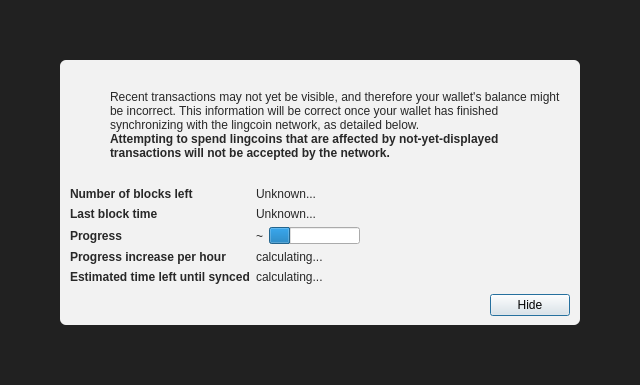
<?xml version="1.0" encoding="UTF-8"?>
<ui version="4.0">
 <class>ModalOverlay</class>
 <widget class="ModalOverlay" name="ModalOverlay">
  <property name="geometry">
   <rect>
    <x>0</x>
    <y>0</y>
    <width>640</width>
    <height>385</height>
   </rect>
  </property>
  <property name="windowTitle">
   <string>Form</string>
  </property>
  <layout class="QVBoxLayout" name="verticalLayout" stretch="0">
   <property name="sizeConstraint">
    <enum>QLayout::SetDefaultConstraint</enum>
   </property>
   <property name="leftMargin">
    <number>0</number>
   </property>
   <property name="topMargin">
    <number>0</number>
   </property>
   <property name="rightMargin">
    <number>0</number>
   </property>
   <property name="bottomMargin">
    <number>0</number>
   </property>
   <item>
    <widget class="QWidget" name="bgWidget" native="true">
     <property name="styleSheet">
      <string notr="true">#bgWidget { background: rgba(0,0,0,220); }</string>
     </property>
     <layout class="QVBoxLayout" name="verticalLayoutMain" stretch="1">
      <property name="leftMargin">
       <number>60</number>
      </property>
      <property name="topMargin">
       <number>60</number>
      </property>
      <property name="rightMargin">
       <number>60</number>
      </property>
      <property name="bottomMargin">
       <number>60</number>
      </property>
      <item>
       <widget class="QWidget" name="contentWidget" native="true">
        <property name="styleSheet">
         <string notr="true">#contentWidget { background: rgba(255,255,255,240); border-radius: 6px; }

QLabel { color: rgb(40,40,40);  }</string>
        </property>
        <layout class="QVBoxLayout" name="verticalLayoutSub" stretch="1,0,0,0">
         <property name="spacing">
          <number>0</number>
         </property>
         <property name="leftMargin">
          <number>10</number>
         </property>
         <property name="topMargin">
          <number>10</number>
         </property>
         <property name="rightMargin">
          <number>10</number>
         </property>
         <property name="bottomMargin">
          <number>10</number>
         </property>
         <item>
          <layout class="QHBoxLayout" name="horizontalLayoutIconText" stretch="0,1">
           <property name="topMargin">
            <number>20</number>
           </property>
           <item>
            <layout class="QVBoxLayout" name="verticalLayoutIcon">
             <property name="leftMargin">
              <number>0</number>
             </property>
             <item>
              <widget class="QPushButton" name="warningIcon">
               <property name="enabled">
                <bool>false</bool>
               </property>
               <property name="text">
                <string/>
               </property>
               <property name="icon">
                <iconset>
                 <normaloff>:/icons/warning</normaloff>
                 <disabledoff>:/icons/warning</disabledoff>:/icons/warning</iconset>
               </property>
               <property name="iconSize">
                <size>
                 <width>48</width>
                 <height>48</height>
                </size>
               </property>
               <property name="flat">
                <bool>true</bool>
               </property>
              </widget>
             </item>
             <item>
              <spacer name="verticalSpacerWarningIcon">
               <property name="orientation">
                <enum>Qt::Vertical</enum>
               </property>
               <property name="sizeHint" stdset="0">
                <size>
                 <width>20</width>
                 <height>40</height>
                </size>
               </property>
              </spacer>
             </item>
            </layout>
           </item>
           <item>
            <layout class="QVBoxLayout" name="verticalLayoutInfoText">
             <property name="leftMargin">
              <number>0</number>
             </property>
             <property name="topMargin">
              <number>0</number>
             </property>
             <item>
              <widget class="QLabel" name="infoText">
               <property name="text">
                <string>Recent transactions may not yet be visible, and therefore your wallet's balance might be incorrect. This information will be correct once your wallet has finished synchronizing with the lingcoin network, as detailed below.</string>
               </property>
               <property name="textFormat">
                <enum>Qt::RichText</enum>
               </property>
               <property name="wordWrap">
                <bool>true</bool>
               </property>
              </widget>
             </item>
             <item>
              <widget class="QLabel" name="infoTextStrong">
               <property name="font">
                <font>
                 <weight>75</weight>
                 <bold>true</bold>
                </font>
               </property>
               <property name="text">
                <string>Attempting to spend lingcoins that are affected by not-yet-displayed transactions will not be accepted by the network.</string>
               </property>
               <property name="textFormat">
                <enum>Qt::RichText</enum>
               </property>
               <property name="wordWrap">
                <bool>true</bool>
               </property>
              </widget>
             </item>
             <item>
              <spacer name="verticalSpacerInTextSpace">
               <property name="orientation">
                <enum>Qt::Vertical</enum>
               </property>
               <property name="sizeHint" stdset="0">
                <size>
                 <width>20</width>
                 <height>40</height>
                </size>
               </property>
              </spacer>
             </item>
            </layout>
           </item>
          </layout>
         </item>
         <item>
          <spacer name="verticalSpacerAfterText">
           <property name="orientation">
            <enum>Qt::Vertical</enum>
           </property>
           <property name="sizeHint" stdset="0">
            <size>
             <width>20</width>
             <height>40</height>
            </size>
           </property>
          </spacer>
         </item>
         <item>
          <layout class="QFormLayout" name="formLayout">
           <property name="fieldGrowthPolicy">
            <enum>QFormLayout::FieldsStayAtSizeHint</enum>
           </property>
           <property name="horizontalSpacing">
            <number>6</number>
           </property>
           <property name="verticalSpacing">
            <number>6</number>
           </property>
           <property name="topMargin">
            <number>10</number>
           </property>
           <item row="0" column="0">
            <widget class="QLabel" name="labelNumberOfBlocksLeft">
             <property name="font">
              <font>
               <weight>75</weight>
               <bold>true</bold>
              </font>
             </property>
             <property name="text">
              <string>Number of blocks left</string>
             </property>
            </widget>
           </item>
           <item row="0" column="1">
            <widget class="QLabel" name="numberOfBlocksLeft">
             <property name="text">
              <string>Unknown...</string>
             </property>
            </widget>
           </item>
           <item row="1" column="0">
            <widget class="QLabel" name="labelLastBlockTime">
             <property name="font">
              <font>
               <weight>75</weight>
               <bold>true</bold>
              </font>
             </property>
             <property name="text">
              <string>Last block time</string>
             </property>
            </widget>
           </item>
           <item row="1" column="1">
            <widget class="QLabel" name="newestBlockDate">
             <property name="sizePolicy">
              <sizepolicy hsizetype="Maximum" vsizetype="Preferred">
               <horstretch>0</horstretch>
               <verstretch>0</verstretch>
              </sizepolicy>
             </property>
             <property name="text">
              <string>Unknown...</string>
             </property>
            </widget>
           </item>
           <item row="2" column="0">
            <widget class="QLabel" name="labelSyncDone">
             <property name="font">
              <font>
               <weight>75</weight>
               <bold>true</bold>
              </font>
             </property>
             <property name="text">
              <string>Progress</string>
             </property>
            </widget>
           </item>
           <item row="2" column="1">
            <layout class="QHBoxLayout" name="horizontalLayoutSync" stretch="0,1">
             <item>
              <widget class="QLabel" name="percentageProgress">
               <property name="text">
                <string notr="true">~</string>
               </property>
              </widget>
             </item>
             <item>
              <widget class="QProgressBar" name="progressBar">
               <property name="value">
                <number>24</number>
               </property>
               <property name="format">
                <string/>
               </property>
              </widget>
             </item>
            </layout>
           </item>
           <item row="4" column="0">
            <widget class="QLabel" name="labelProgressIncrease">
             <property name="font">
              <font>
               <weight>75</weight>
               <bold>true</bold>
              </font>
             </property>
             <property name="text">
              <string>Progress increase per hour</string>
             </property>
            </widget>
           </item>
           <item row="4" column="1">
            <widget class="QLabel" name="progressIncreasePerH">
             <property name="text">
              <string>calculating...</string>
             </property>
            </widget>
           </item>
           <item row="5" column="0">
            <widget class="QLabel" name="labelEstimatedTimeLeft">
             <property name="font">
              <font>
               <weight>75</weight>
               <bold>true</bold>
              </font>
             </property>
             <property name="text">
              <string>Estimated time left until synced</string>
             </property>
            </widget>
           </item>
           <item row="5" column="1">
            <widget class="QLabel" name="expectedTimeLeft">
             <property name="text">
              <string>calculating...</string>
             </property>
            </widget>
           </item>
          </layout>
         </item>
         <item>
          <layout class="QHBoxLayout" name="horizontalLayoutButtons">
           <property name="leftMargin">
            <number>10</number>
           </property>
           <property name="topMargin">
            <number>10</number>
           </property>
           <item>
            <spacer name="horizontalSpacer">
             <property name="orientation">
              <enum>Qt::Horizontal</enum>
             </property>
             <property name="sizeHint" stdset="0">
              <size>
               <width>40</width>
               <height>20</height>
              </size>
             </property>
            </spacer>
           </item>
           <item>
            <widget class="QPushButton" name="closeButton">
             <property name="text">
              <string>Hide</string>
             </property>
             <property name="focusPolicy">
              <enum>Qt::StrongFocus</enum>
             </property>
             <property name="default">
              <bool>true</bool>
             </property>
            </widget>
           </item>
          </layout>
         </item>
        </layout>
       </widget>
      </item>
     </layout>
    </widget>
   </item>
  </layout>
 </widget>
 <customwidgets>
  <customwidget>
   <class>ModalOverlay</class>
   <extends>QWidget</extends>
   <header>qt/modaloverlay.h</header>
   <container>1</container>
  </customwidget>
 </customwidgets>
 <resources/>
 <connections/>
</ui>
